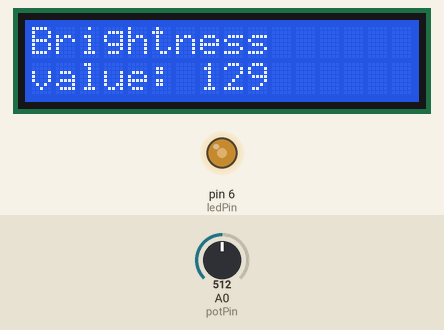
Simulated run of this sketch. Board: Arduino Uno, built with avr-gcc and run on an emulated ATmega328P. On the bench: 16×2 character LCD, output pins drawn as LEDs (lit = HIGH). The test bench sets the inputs (shaded band); at power-on: A0 (potPin) = 512.

Above: at 4.2 s.
4.3 s: A0 (potPin) set to 306
At 4.8 s:
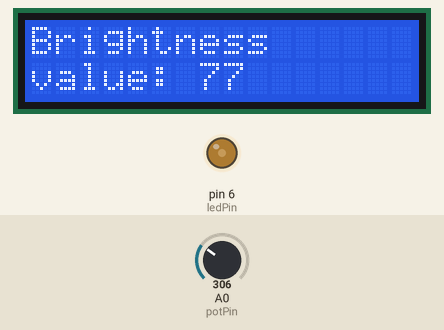
5.8 s: A0 (potPin) set to 122
At 7.0 s:
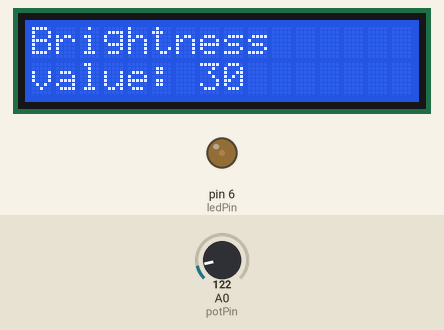
7.3 s: A0 (potPin) set to 900
At 8.1 s:
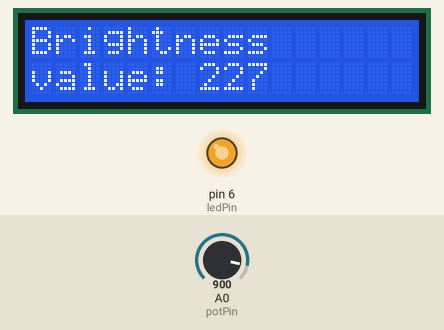
8.9 s: A0 (potPin) set to 0
At 9.2 s:
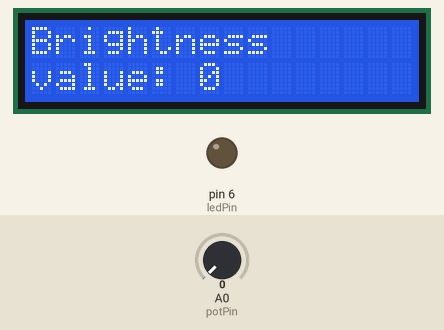
10.4 s: A0 (potPin) set to 511
At 11.5 s:
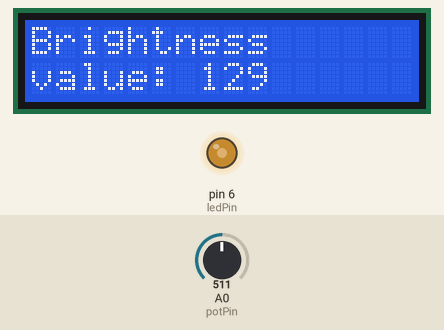
Timing chart, 0 to 12.9 s (numbered marks = the images above; inputs shaded):
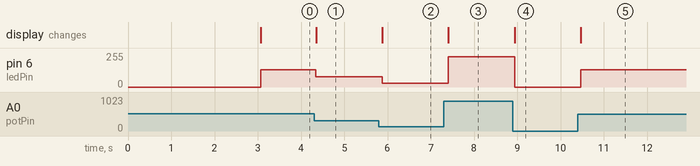

The sketch:

lcdControl.ino
```cpp
 #include <LiquidCrystal.h>
 //Initialize lib with pins numbers
 LiquidCrystal lcd(12, 11, 5, 4, 3, 2);

 int  potPin = A0;
 int  ledPin = 6;
 int  potValue = 0;
 int  brightness = 0;

void setup() {
  // put your setup code here, to run once:
  //set up number of columns and rows on LCD
  pinMode(ledPin, OUTPUT);
  lcd.begin(16, 2);

  lcd.print("Team 5");
  //Line 1 is the second row
  lcd.setCursor(0, 1);
  lcd.print("LCD Control");
  delay(3000);
}

void loop() {
  // put your main code here, to run repeatedly:
  lcd.clear();
  lcd.print("Brightness");
  lcd.setCursor(0, 1);

  potValue = analogRead(potPin);
  brightness = map(potValue, 0, 1010, 0, 255);

  analogWrite(ledPin, brightness);

  lcd.print("value: ");
  lcd.print(brightness);

  delay(250);
  }
```

Measured:
- after the input at 4.3 s, pin 6 (ledPin): 129/255 → 77/255 after 0.05 s; the display: changes after 0.05 s (image 1)
- after the input at 5.8 s, pin 6 (ledPin): 77/255 → 30/255 after 0.08 s; the display: changes after 0.08 s (image 2)
- after the input at 7.3 s, pin 6 (ledPin): 30/255 → 227/255 after 0.11 s; the display: changes after 0.11 s (image 3)
- after the input at 8.9 s, pin 6 (ledPin): 227/255 → 0/255 at once; the display: changes at once (image 4)
- after the input at 10.4 s, pin 6 (ledPin): 0/255 → 129/255 after 0.07 s; the display: changes after 0.07 s (image 5)
